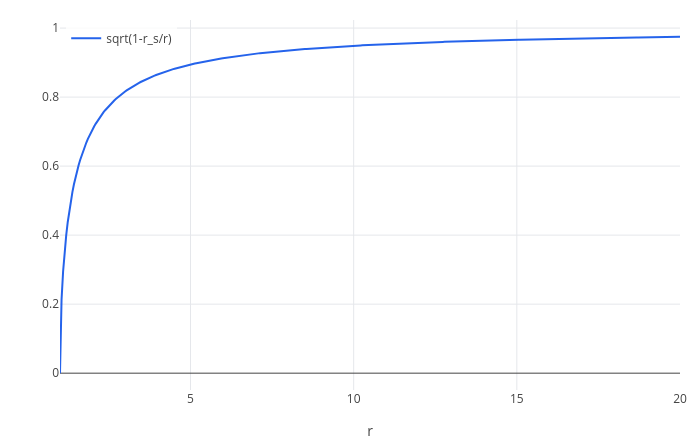

The notebook cell this image was saved under:
### Markdown cell above
so $d\tau = \sqrt{1 - r_s/r}\;dt$. Clocks deeper down tick slower. Light climbing out of the potential arrives with its
frequency lowered by the same factor: the **gravitational redshift**,

$$\frac{f_\text{received}}{f_\text{emitted}} = \sqrt{\frac{1 - r_s/r_\text{emit}}{1 - r_s/r_\text{receive}}} \approx 1 - \frac{GM}{c^2}\left(\frac{1}{r_\text{emit}} - \frac{1}{r_\text{receive}}\right)$$

Here is $\sqrt{1 - r_s/r}$, the rate of a clock at $r$ relative to one far away:

### Code cell
r_s = 1;
plot(sqrt(1 - r_s/r), r, 1, 20)

### Figure 1 — Plotly figure (JSON) as saved in the notebook; plotly's stock layout.template omitted (floating-point values rounded to 4 significant figures; data arrays with more than 128 entries replaced by an {"elided": "..."} marker saying what was removed)
{"data": [{"line": {"color": "#2563eb", "width": 2}, "mode": "lines", "name": "sqrt(1-r_s/r)", "type": "scatter", "x": {"elided": "402 float values"}, "y": {"elided": "402 float values"}}], "layout": {"height": 440, "legend": {"bgcolor": "rgba(255,255,255,0.8)", "x": 0.01, "y": 0.99}, "margin": {"b": 50, "l": 60, "r": 20, "t": 20}, "showlegend": true, "title": {"text": ""}, "width": 700, "xaxis": {"title": {"text": "r"}, "zeroline": true}, "yaxis": {"range": [-0.04873, 1.023], "title": {"text": ""}, "zeroline": true}}}
